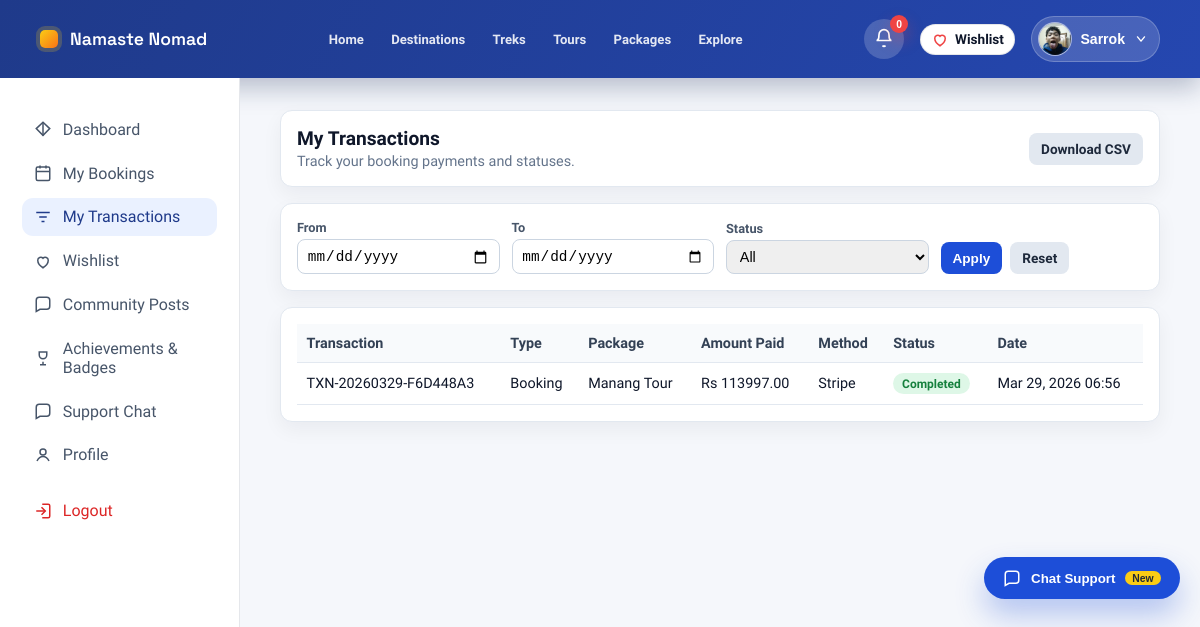
/accounts/traveler/transactions/ (signed in), run on an earlier commit of the app's database.
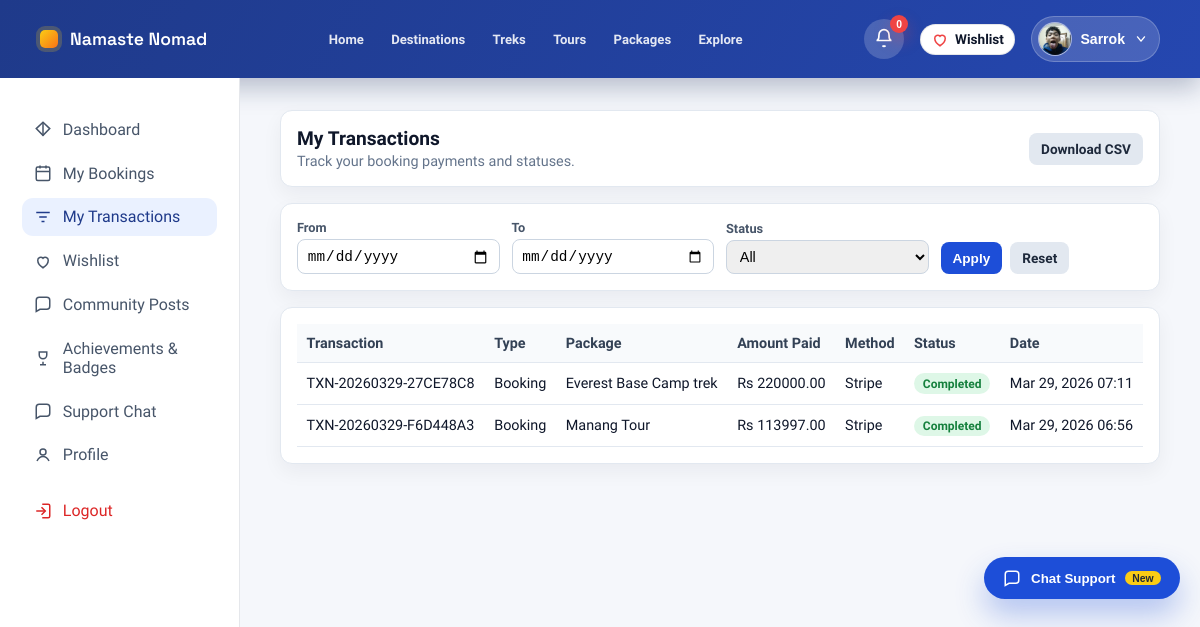
And on a later commit of the database.
### core/models.py (models this page shows, shortened)
class Transaction(models.Model):
    TYPE_BOOKING = 'booking'
    TYPE_SUBSCRIPTION = 'subscription'
    TRANSACTION_TYPE_CHOICES = (
        (TYPE_BOOKING, 'Booking'),
        (TYPE_SUBSCRIPTION, 'Subscription'),
    )
    transaction_id = models.CharField(max_length=32, unique=True, editable=False)
    transaction_type = models.CharField(
        max_length=20,
        choices=TRANSACTION_TYPE_CHOICES,
        default=TYPE_BOOKING,
    )
    booking = models.ForeignKey(
        Booking,
        on_delete=models.CASCADE,
        related_name='transactions',
        null=True,
        blank=True,
    )
    vendor_subscription = models.ForeignKey(
        'accounts.VendorSubscription',
        on_delete=models.SET_NULL,
        related_name='transactions',
        null=True,
        blank=True,
    )
    traveler = models.ForeignKey(
        settings.AUTH_USER_MODEL,
        on_delete=models.SET_NULL,
        related_name='traveler_transactions',
        null=True,
        blank=True,
    )
    vendor = models.ForeignKey(
        settings.AUTH_USER_MODEL,
        on_delete=models.SET_NULL,
        related_name='vendor_transactions',
        null=True,
        blank=True,
    )
    total_amount = models.DecimalField(max_digits=10, decimal_places=2, default=Decimal('0.00'))
    payment_method = models.CharField(
        max_length=20,
        choices=Booking.PAYMENT_METHOD_CHOICES,
        default=Booking.PAYMENT_METHOD_STRIPE,
    )
    payment_status = models.CharField(
        max_length=20,
        choices=Booking.PAYMENT_STATUS_CHOICES,
        default=Booking.PAYMENT_STATUS_PENDING,
    )
    created_at = models.DateTimeField(auto_now_add=True)
    class Meta:
        ordering = ('-created_at',)
        constraints = [
            models.UniqueConstraint(
                fields=['booking'],
                condition=Q(booking__isnull=False),
                name='unique_transaction_booking',
            )
        ]

class Booking(models.Model):
    COMMISSION_VENDOR_RATE = Decimal('0.75')
    COMMISSION_PLATFORM_RATE = Decimal('0.25')
    STATUS_PENDING = 'pending'
    STATUS_CONFIRMED = 'confirmed'
    STATUS_CANCELLED = 'cancelled'
    STATUS_PAYMENT_PENDING = STATUS_PENDING
    STATUS_CHOICES = [
        (STATUS_PENDING, 'Pending'),
        (STATUS_CONFIRMED, 'Confirmed'),
        (STATUS_CANCELLED, 'Cancelled'),
    ]
    PAYMENT_METHOD_STRIPE = 'stripe'
    PAYMENT_METHOD_ESEWA = 'esewa'
    PAYMENT_METHOD_KHALTI = 'khalti'
    PAYMENT_METHOD_CHOICES = [
        (PAYMENT_METHOD_STRIPE, 'Stripe'),
        (PAYMENT_METHOD_ESEWA, 'eSewa'),
        (PAYMENT_METHOD_KHALTI, 'Khalti'),
    ]
    PAYMENT_STATUS_PENDING = 'pending'
    PAYMENT_STATUS_COMPLETED = 'completed'
    PAYMENT_STATUS_FAILED = 'failed'
    PAYMENT_STATUS_PAID = PAYMENT_STATUS_COMPLETED
    PAYMENT_STATUS_CANCELLED = PAYMENT_STATUS_FAILED
    PAYMENT_STATUS_EXPIRED = PAYMENT_STATUS_FAILED
    PAYMENT_STATUS_CHOICES = [
        (PAYMENT_STATUS_PENDING, 'Pending'),
        (PAYMENT_STATUS_COMPLETED, 'Completed'),
        (PAYMENT_STATUS_FAILED, 'Failed'),
    ]
    SOURCE_CHOICES = [
        ('direct', 'Direct'),
        ('partner', 'Partner'),
        ('social', 'Social'),
        ('marketplace', 'Marketplace'),
    ]
    package = models.ForeignKey(Package, on_delete=models.CASCADE, related_name='bookings')
    traveler = models.ForeignKey(
        settings.AUTH_USER_MODEL,
        on_delete=models.SET_NULL,
        related_name='traveler_bookings',
        null=True,
        blank=True,
    )
    vendor = models.ForeignKey(
        settings.AUTH_USER_MODEL,
        on_delete=models.SET_NULL,
        related_name='vendor_bookings',
        null=True,
        blank=True,
    )
    number_of_people = models.PositiveIntegerField(default=1)
    travel_date = models.DateField(default=date.today)
    special_notes = models.TextField(blank=True)
    start_date = models.DateField(null=True, blank=True)
    end_date = models.DateField(null=True, blank=True)
    status = models.CharField(max_length=20, choices=STATUS_CHOICES, default=STATUS_PENDING)
    payment_method = models.CharField(
        max_length=20,
        choices=PAYMENT_METHOD_CHOICES,
        default=PAYMENT_METHOD_STRIPE,
    )
    payment_status = models.CharField(
        max_length=20,
        choices=PAYMENT_STATUS_CHOICES,
        default=PAYMENT_STATUS_PENDING,
    )
    payment_reference = models.CharField(max_length=255, blank=True)
    stripe_checkout_session_id = models.CharField(max_length=255, blank=True)
    esewa_transaction_id = models.CharField(max_length=255, blank=True)
    paid_amount = models.DecimalField(
        max_digits=10,
        decimal_places=2,
        validators=[MinValueValidator(0)],
        null=True,
        blank=True,
    )
    paid_at = models.DateTimeField(null=True, blank=True)
    payment_expires_at = models.DateTimeField(null=True, blank=True)
    discount = models.ForeignKey(
        Discount,
        on_delete=models.SET_NULL,
        related_name='bookings',
        null=True,
        blank=True,
    )
    original_total_price = models.DecimalField(
        max_digits=10,
        decimal_places=2,
        validators=[MinValueValidator(0)],
        default=Decimal('0.00'),
    )
    discount_amount = models.DecimalField(
        max_digits=10,
        decimal_places=2,
        validators=[MinValueValidator(0)],
        default=Decimal('0.00'),
    )
    source = models.CharField(max_length=20, choices=SOURCE_CHOICES, default='direct')
    total_price = models.DecimalField(
        max_digits=10,
        decimal_places=2,
        validators=[MinValueValidator(0)],
    )
    vendor_amount = models.DecimalField(
        max_digits=10,
        decimal_places=2,
        validators=[MinValueValidator(0)],
        default=Decimal('0.00'),
    )
    platform_fee = models.DecimalField(
        max_digits=10,
        decimal_places=2,
        validators=[MinValueValidator(0)],
        default=Decimal('0.00'),
    )
    created_at = models.DateTimeField(auto_now_add=True)

class Package(models.Model):
    DIFFICULTY_CHOICES = (
        ('easy', 'Easy'),
        ('moderate', 'Moderate'),
        ('challenging', 'Challenging'),
        ('expedition', 'Expedition'),
    )
    CATEGORY_TREK = 'TREK'
    CATEGORY_TOUR = 'TOUR'
    CATEGORY_CHOICES = (
        (CATEGORY_TREK, 'Trek'),
        (CATEGORY_TOUR, 'Tour'),
    )
    vendor = models.ForeignKey(
        settings.AUTH_USER_MODEL,
        on_delete=models.CASCADE,
        related_name='vendor_packages',
    )
    title = models.CharField(max_length=200)
    category = models.CharField(max_length=10, choices=CATEGORY_CHOICES, default=CATEGORY_TREK)
    location = models.CharField(max_length=120, blank=True)
    location_name = models.CharField(max_length=255, blank=True)
    latitude = models.FloatField(blank=True, null=True)
    longitude = models.FloatField(blank=True, null=True)
    description = models.TextField(blank=True)
    itinerary = models.TextField(blank=True)
    inclusions = models.TextField(blank=True)
    exclusions = models.TextField(blank=True)
    duration_days = models.PositiveSmallIntegerField(blank=True, null=True)
    difficulty = models.CharField(max_length=20, choices=DIFFICULTY_CHOICES, blank=True)
    group_size = models.PositiveSmallIntegerField(blank=True, null=True)
    available_slots = models.PositiveIntegerField(default=10)
    available_from = models.DateField(blank=True, null=True)
    available_until = models.DateField(blank=True, null=True)
    best_season = models.CharField(max_length=100, blank=True)
    image_url = models.URLField(blank=True)
    has_guide = models.BooleanField(default=False)
    includes_meals = models.BooleanField(default=False)
    includes_accommodation = models.BooleanField(default=False)
    includes_transport = models.BooleanField(default=False)
    includes_permits = models.BooleanField(default=False)
    price = models.DecimalField(
        max_digits=10,
        decimal_places=2,
        validators=[MinValueValidator(0)],
    )
    is_active = models.BooleanField(default=True)
    is_featured = models.BooleanField(default=False)
    views_count = models.PositiveIntegerField(default=0)
    created_at = models.DateTimeField(auto_now_add=True)
    @property
    def name(self):
        return self.title

### accounts/views.py (the view)
# urls.py: path('traveler/transactions/', views.traveler_transactions, name='traveler_transactions'),
@never_cache
@login_required(login_url='traveler_login')
def traveler_transactions(request):
    if not _ensure_traveler(request):
        return redirect('traveler_login')
    profile = _get_traveler_profile(request.user)
    if profile is None:
        profile = TravelerProfile.objects.create(user=request.user)
    transactions = Transaction.objects.filter(traveler=request.user).select_related(
        'booking',
        'booking__package',
        'vendor',
    )
    transactions, filters = _apply_transaction_filters(transactions, request)
    transactions = transactions.order_by('-created_at')
    if request.GET.get('export') == 'csv':
        return _transaction_csv_response(transactions, 'traveler-transactions.csv')
    return render(request, 'accounts/traveler_transactions.html', {
        'traveler_profile': profile,
        'transactions': transactions,
        'filters': filters,
        'active_page': 'transactions',
    })

### accounts/context_processors.py (called while the page is built)
def _safe_related(instance, relation_name):
    try:
        return getattr(instance, relation_name)
    except ObjectDoesNotExist:
        return None

def _display_name(user):
    full_name = user.get_full_name().strip()
    return full_name or user.username or user.email or 'Account'

def _avatar_url(user, user_type):
    if user_type == 'traveler':
        profile = _safe_related(user, 'traveler_profile')
        if profile and profile.avatar:
            return profile.avatar.url
    elif user_type == 'vendor':
        profile = _safe_related(user, 'vendor_profile')
        if profile and profile.logo:
            return profile.logo.url
    elif user_type == 'admin':
        profile = _safe_related(user, 'admin_profile')
        if profile and profile.avatar:
            return profile.avatar.url
    return ''

def _dashboard_url(user_type):
    if user_type == 'traveler':
        return reverse('traveler_home')
    if user_type == 'vendor':
        return reverse('vendor_dashboard')
    if user_type == 'admin':
        return reverse('admin_dashboard')
    return reverse('home')

### accounts/templates/accounts/traveler_transactions.html (shortened to what this page needs)
{% extends "accounts/traveler_base.html" %}
{% load static %}
{% block extra_css %}
<link rel="stylesheet" href="{% static 'css/transactions.css' %}">
{% endblock %}
{% block traveler_content %}
<section class="transactions-page">
    <div class="transactions-card transactions-header">
        <div>
            <h1 class="transactions-title">My Transactions</h1>
            <p class="transactions-subtitle">Track your booking payments and statuses.</p>
        </div>
        <a class="btn-sm light" href="?date_from={{ filters.date_from }}&date_to={{ filters.date_to }}&status={{ filters.status }}&export=csv">Download CSV</a>
    </div>
    <div class="transactions-card">
        <form method="GET" class="filters-form">
            <div>
                <label for="date_from">From</label>
                <input id="date_from" type="date" name="date_from" value="{{ filters.date_from }}">
            </div>
            <div>
                <label for="date_to">To</label>
                <input id="date_to" type="date" name="date_to" value="{{ filters.date_to }}">
            </div>
            <div>
                <label for="status">Status</label>
                <select id="status" name="status">
                    <option value="">All</option>
                </select>
            </div>
            <div class="filters-actions">
                <button type="submit" class="btn-sm primary">Apply</button>
                <a class="btn-sm light" href="{% url 'traveler_transactions' %}">Reset</a>
            </div>
        </form>
    </div>
    <div class="transactions-card table-wrap">
        {% if transactions %}
            <table class="transactions-table">
                <thead>
                    <tr>
                        <th>Transaction</th>
                        <th>Type</th>
                        <th>Package</th>
                        <th>Amount Paid</th>
                        <th>Method</th>
                        <th>Status</th>
                        <th>Date</th>
                    </tr>
                </thead>
                <tbody>
                    {% for tx in transactions %}
                        <tr>
                            <td>{{ tx.transaction_id }}</td>
                            <td>{{ tx.get_transaction_type_display }}</td>
                            <td>{% if tx.booking and tx.booking.package %}{{ tx.booking.package.title }}{% elif tx.vendor_subscription %}{{ tx.vendor_subscription.plan_name }}{% else %}-{% endif %}</td>
                            <td>Rs {{ tx.total_amount|floatformat:2 }}</td>
                            <td>{{ tx.get_payment_method_display }}</td>
                            <td>
                                <span class="status-badge {{ tx.payment_status }}">{{ tx.get_payment_status_display }}</span>
                            </td>
                            <td>{{ tx.created_at|date:"M d, Y H:i" }}</td>
                        </tr>
                    {% endfor %}
                </tbody>
            </table>
        {% else %}
            <p class="empty-note">No transactions found for selected filters.</p>
        {% endif %}
    </div>
</section>
{% endblock %}

What changed in the data, as far as the page shows it:
added Transaction: transaction_id "TXN-20260329-27CE78C8", transaction_type "Booking", booking.package "Everest Base Camp trek", total_amount "220000.00", payment_method "Stripe", payment_status "Completed", created_at "Mar 29, 2026 07:11"
